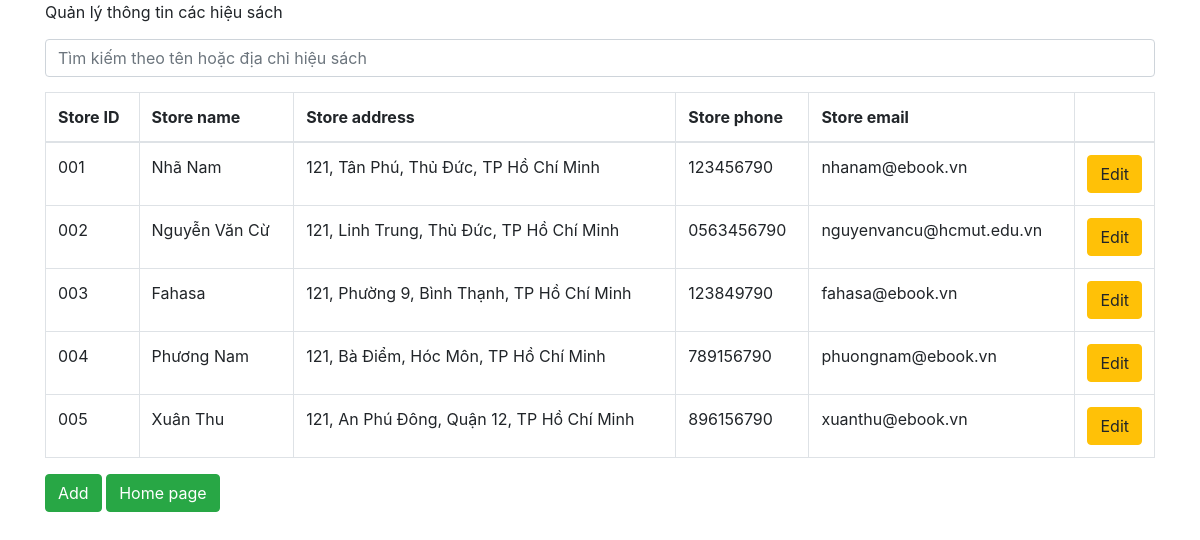
Page /bookstore.php on the committed database.
### tables this page shows
CREATE TABLE `bookstorage` (
  `AddressStorage` varchar(50) DEFAULT NULL,
  `EmailStorage` varchar(50) DEFAULT NULL,
  `PhoneStorage` varchar(11) DEFAULT NULL,
  `NameStorage` varchar(50) DEFAULT NULL,
  `IDStorage` char(7) NOT NULL
);

### dbhelp.php (called while the page is built, shortened)
<?php
function executeResult($sql){
    $conn = mysqli_connect(HOST, USERNAME, PASSWORD, DATABASE);
    $resultset = mysqli_query($conn, $sql);
    $list = [];
    while($row = mysqli_fetch_array($resultset, 1)){
        $list[] = $row;
    }
    return $list;
}

### bookstore.php (the view, shortened to what this page needs)
<?php
require_once ('dbhelp.php');
?>
<!DOCTYPE html>
<html>
<head>
	<link rel="stylesheet" href="https://maxcdn.bootstrapcdn.com/bootstrap/4.4.1/css/bootstrap.min.css">
</head>
<body>
	<div class="container">
		<div class="panel panel-primary">
			<div class="panel-heading">
				Quản lý thông tin các hiệu sách
				<form method="get">
					<input type="text" name="s" class="form-control" style="margin-top: 15px; margin-bottom: 15px;" placeholder="Tìm kiếm theo tên hoặc địa chỉ hiệu sách">
				</form>
			</div>
			<div class="panel-body">
				<table class="table table-bordered">
					<thead>
						<tr>
                            <th>Store ID</th>
                            <th>Store name</th>
							<th>Store address</th>
                            <th>Store phone</th>
                            <th>Store email</th>
							<th width="60px"></th>
						</tr>
					</thead>
					<tbody>
                        <?php
                        if (isset($_GET['s']) && $_GET['s'] != '') {
                            $sql = 'select * from bookstorage where NameStorage like "%'.$_GET['s'].'%" OR AddressStorage like "%'.$_GET['s'].'%"';
                        } else {
                            $sql = 'select * from bookstorage';
                        }
                        $studentList = executeResult($sql);
                        foreach ($studentList as $std) {
                            echo '<tr>
                                    <td>'.$std['IDStorage'].'</td>
                                    <td>'.$std['NameStorage'].'</td>
                                    <td>'.$std['AddressStorage'].'</td>
                                    <td>'.$std['PhoneStorage'].'</td>
                                    <td>'.$std['EmailStorage'].'</td>
									<td><button class="btn btn-warning" onclick=\'window.open("modifybookstore.php?id='.$std['IDStorage'].'","_self")\'>Edit</button></td>
								</tr>';
                        }
                        ?>
					</tbody>
				</table>
				<button class="btn btn-success" onclick="window.open('addnewbookstore.php', '_self')">Add</button>
                <button class="btn btn-success" onclick="window.open('index.php', '_self')">Home page</button>
			</div>
		</div>
	</div>
</body>
</html>

### rows in the picture
bookstorage: IDStorage "001", NameStorage "Nhã Nam", AddressStorage "121, Tân Phú, Thủ Đức, TP Hồ Chí Minh", PhoneStorage "123456790", EmailStorage "nhanam@ebook.vn"
bookstorage: IDStorage "002", NameStorage "Nguyễn Văn Cừ", AddressStorage "121, Linh Trung, Thủ Đức, TP Hồ Chí Minh", PhoneStorage "0563456790", EmailStorage "nguyenvancu@hcmut.edu.vn"
bookstorage: IDStorage "003", NameStorage "Fahasa", AddressStorage "121, Phường 9, Bình Thạnh, TP Hồ Chí Minh", PhoneStorage "123849790", EmailStorage "fahasa@ebook.vn"
bookstorage: IDStorage "004", NameStorage "Phương Nam", AddressStorage "121, Bà Điểm, Hóc Môn, TP Hồ Chí Minh", PhoneStorage "789156790", EmailStorage "phuongnam@ebook.vn"
bookstorage: IDStorage "005", NameStorage "Xuân Thu", AddressStorage "121, An Phú Đông, Quận 12, TP Hồ Chí Minh", PhoneStorage "896156790", EmailStorage "xuanthu@ebook.vn"
